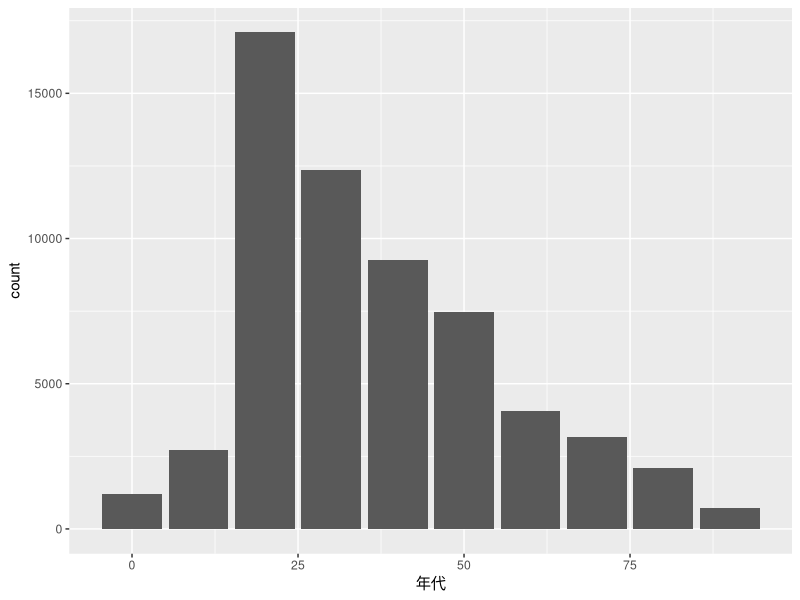
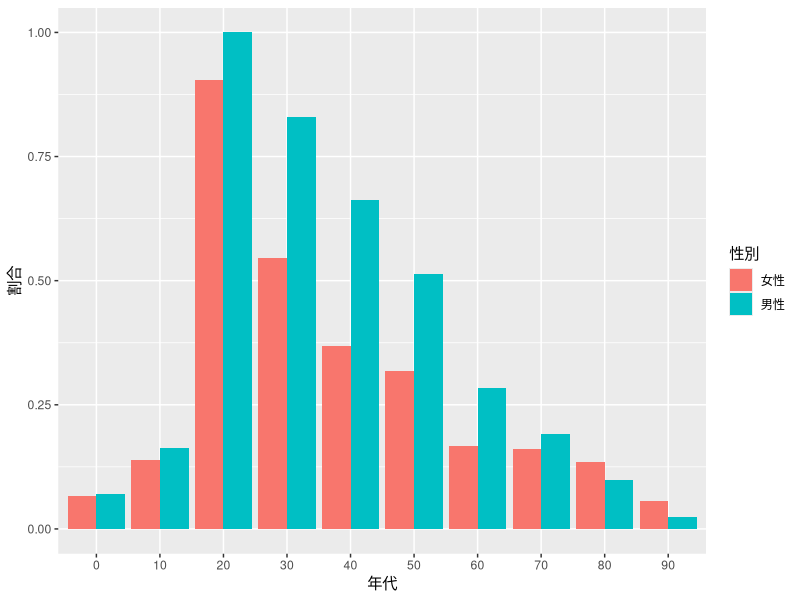

R code for these plots, in order:
### 離散的なデータの頻度分布のグラフ化
### 東京都の新型コロナウイルス感染者の属性データによる例
### データセットcovid19attr.csv
### 東京都の新型コロナウイルス感染症対策サイトより取得(現在は閉鎖)
### 2020年3月から12月までの東京都の新型コロナウイルス感染者の
### 公表月・日・曜日, 年代(何歳台か), 性別を記録したデータセット
### 年代または性別が不明なデータは削除してある
## 年代の頻度分布をグラフ化してみる
library(tidyverse) # ggplot2, dplyr, readr などをまとめて読み込む
covid <- read_csv("covid19attr.csv") # データの読み込み
str(covid) # データの構造の確認
## 年代の頻度分布を棒グラフで表示
ggplot(covid) + 
  geom_bar(aes(年代))
## 性別ごとに分けて描画してみる
covid |> 
  mutate(年代 = as.factor(年代)) |> 
  # 年代を質的データに変更. x軸の目盛りが見やすくなる
  ggplot() + 
  geom_bar(aes(年代, 
               y = after_stat(count/max(count)), # y軸を割合にする
               fill = 性別), # 性別ごとにグラフを作成
           position = "dodge") + # グラフを横に並べる
  ylab("割合") # y軸のラベルを変更
